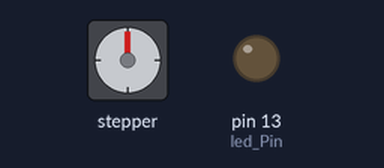
The sketch below on a simulated Arduino Uno, built with avr-gcc and run on an emulated ATmega328P. Parts: stepper motor, output pins drawn as LEDs (lit = HIGH). Wiring (inferred from the names in the program): stepper motor (200 steps per turn assumed): coils pin 8, pin 10, pin 9, pin 11. Pins used as bus, display or sensor lines are not drawn; what the sketch prints to the serial monitor is not drawn.

Above: at 28.8 s.
Timing chart, 0 to 30.3 s (numbered marks = the images above):
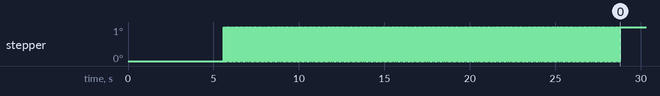

The sketch:

stepper_a4988.ino
```cpp
const int stepPin_2 = 10;
const int dirPin_2= 11;


const int stepPin_1 = 8;
const int dirPin_1= 9;

const int led_Pin=13;
int stepper(int, int, int, int);           // steps  speed  direction   motor

double current_1=0;
double current_2=0;

double theta1=0, theta2=0;

void setup() {
  // Sets the two pins as Outputs
  pinMode(stepPin_1,OUTPUT);
  pinMode(dirPin_1,OUTPUT);
  pinMode(stepPin_2,OUTPUT);
  pinMode(dirPin_2,OUTPUT);
  pinMode(led_Pin,OUTPUT);
int m=0;
Serial.begin(9600);
stepper(1,1000,0,0);
stepper(1,1000,0,1);
inv_kinematics(300,0);
int steps_1=theta1*679/45;
int steps_2=theta2*679/45;


int temp_rotn_direc_1=0;
int temp_rotn_direc_2=1;
if( steps_1>0)
{temp_rotn_direc_1=1;}                              //change to proper val
if( steps_2>0)
{temp_rotn_direc_2=0;}
int flag_1=0, flag_2=0;
while(1)
{
  if((current_1)!=(steps_1))
  {stepper(1,500,temp_rotn_direc_1,0);}
  else
  {flag_1=1;}
 if(abs(current_2)!=abs(steps_2))
  {stepper(1,500,temp_rotn_direc_2,1);}
  else
  {flag_2=1;}
  if(flag_1==1    &&    flag_2==1)
  {break;}
}
}


void loop() {
int temp_steps=679/9;
digitalWrite(led_Pin,LOW);
if(Serial.available()>0)
{char s='p';
s=Serial.read();
if(s=='q')
{for( int i=0; i<temp_steps; i++)
{stepper(1,1500,0,0);
digitalWrite(led_Pin,HIGH);}
s='p';
}

if(s=='r')
{for( int i=0; i<temp_steps; i++)
{stepper(1,1500,1,0);
digitalWrite(led_Pin,HIGH);}
s='p';
}

if(s=='s')
{for( int i=0; i<temp_steps; i++)
 {stepper(1,1500,1,1);
digitalWrite(led_Pin,HIGH);}
s='p';}

if(s=='d')
{for( int i=0; i<temp_steps; i++)
  {stepper(1,1500,0,1);
digitalWrite(led_Pin,HIGH);}
s='p';}


}
/*stepper(97,3000,1);
delay(3000);
stepper(97,3000,0);
delay(3000);*/

//stepper(97,800,0,0);
//stepper(97,800,0,1);

//Serial.print(current_1/15.08888);Serial.print("          ");Serial.println(current_2/15.088888);
}


int stepper( int steps, int rpm, int rotn_direc, int motor)
{int m=0;
digitalWrite(dirPin_1,rotn_direc);
digitalWrite(dirPin_2,rotn_direc);
int temp=89;
if(motor==0)
{temp=stepPin_1;
if(rotn_direc==0)
{current_1=current_1-steps;}
if(rotn_direc==1)
{current_1=current_1+steps;}
}
if(motor==1)
{temp=stepPin_2;
if(rotn_direc==0)
{current_2=current_2+steps;}
if(rotn_direc==1)
{current_2=current_2-steps;}
}
Serial.print(current_1*45/679);Serial.print("       ");Serial.println(current_2*45/679);
//Serial.println(temp);

while(m<steps)
{   digitalWrite(temp,HIGH);
    delayMicroseconds(rpm);
    digitalWrite(temp,LOW);
    delayMicroseconds(rpm);
  m++;
  }

}


int inv_kinematics(double x1, double y1)
{
 theta2=(acos(((x1*x1)+(y1*y1)-72148)/32376/2));
 theta1=(atan2(y1,x1)-atan2(228*sin(theta2),(142+(228*cos(theta2)))));         //getting values of joint angles
theta2=theta2*180/3.142;    theta1=theta1*180/3.142;
Serial.print(theta1);Serial.print("      ");Serial.println(theta2);
}
```
